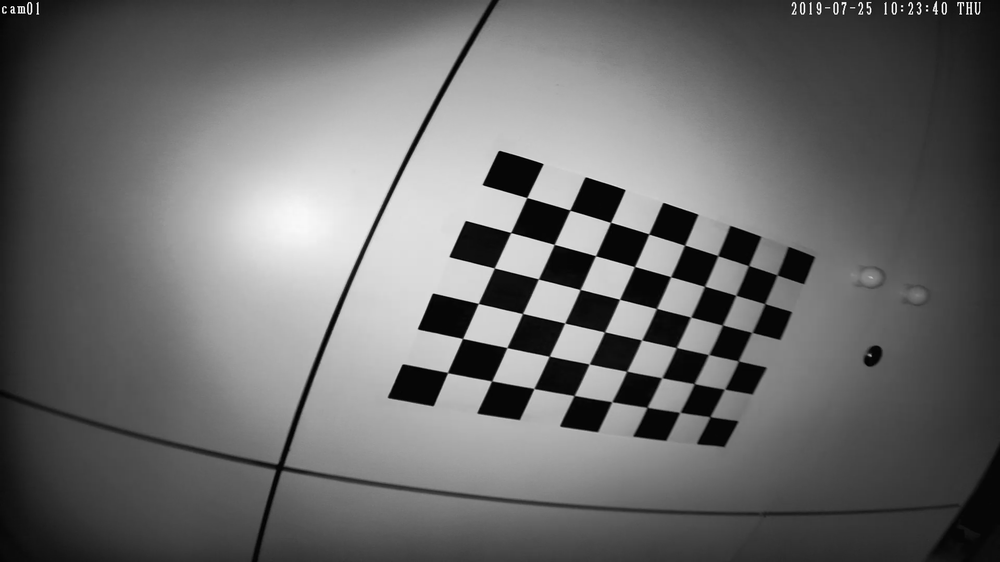
#> input picture images/vlcsnap-2020-02-28-15h21m25s323.png, 1000 x 562 px, shrunk from 1920 x 1080 before the run; its folder holds only this picture in this run
$ python camera_calibration.py
#> lines starting #> are read from the running program, lines starting #| are printed output that depends on the picture; after the words box and inside, x2 and y2 are one past the last pixel; in counts of white or black regions, pixels touching at a corner belong together
#!/usr/bin/env python

import cv2
import numpy as np
import os
import glob

# Defining the dimensions of checkerboard
CHECKERBOARD = (6,8)
criteria = (cv2.TERM_CRITERIA_EPS + cv2.TERM_CRITERIA_MAX_ITER, 30, 0.001)

objpoints = []          # vector that stores vectors of 3D points for each checkerboard image
imgpoints = []          # vector that stores vectors of 2D points for each checkerboard image

# Defining the world coordinates for 3D points
objp = np.zeros((1, CHECKERBOARD[0] * CHECKERBOARD[1], 3), np.float32)
objp[0,:,:2] = np.mgrid[0:CHECKERBOARD[0], 0:CHECKERBOARD[1]].T.reshape(-1, 2)
prev_img_shape = None

images = glob.glob('./images/*.png')    # Directory of checkboard images

for fname in images:
    img = cv2.imread(fname)
#> img is the input picture: shape (562, 1000, 3); min 0, max 255, mean 106
    gray = cv2.cvtColor(img,cv2.COLOR_BGR2GRAY) # convert to grayscale
    # Find the chess board corners
    # If desired number of corners are found in the image then ret = true
    ret, corners = cv2.findChessboardCorners(gray, CHECKERBOARD, cv2.CALIB_CB_ADAPTIVE_THRESH + cv2.CALIB_CB_FAST_CHECK + cv2.CALIB_CB_NORMALIZE_IMAGE)
#> ret = True; corners = 48 rows, first 8: [447.6, 372.5], [462.5, 338.5], [478.3, 303.5], [494.3, 268], [510.7, 232.5], [526.7, 197.6], [491.7, 380.9], [507, 347.5]

    if ret == True:
        objpoints.append(objp)
        # refining pixel coordinates for given 2d points.
        corners2 = cv2.cornerSubPix(gray, corners, (11,11),(-1,-1), criteria)
#> corners2 = 48 rows, first 8: [447.5, 372.5], [462.5, 338.4], [478.3, 303.4], [494.3, 267.9], [510.7, 232.5], [526.8, 197.5], [491.7, 380.9], [506.9, 347.6]
        imgpoints.append(corners2)
        # Draw and display the corners
        img = cv2.drawChessboardCorners(img, CHECKERBOARD, corners2, ret)
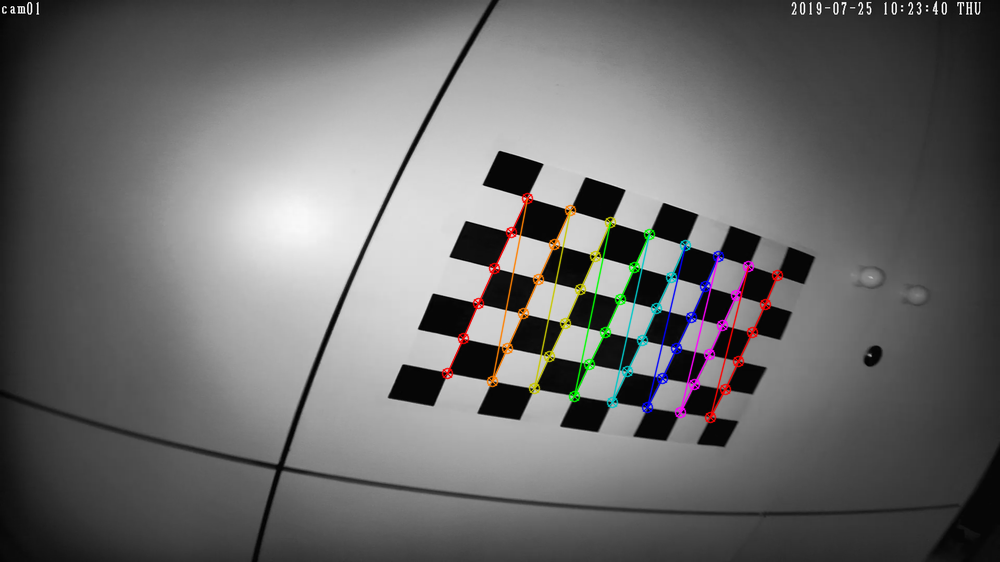
#> img: shape (562, 1000, 3); 2.02% of pixels changed, all inside (x1, y1, x2, y2) = (441, 192, 784, 424)

    #cv2.imshow('img',img)
    #cv2.waitKey(0)

cv2.destroyAllWindows()
h,w = img.shape[:2]
#> h = 562; w = 1000

ret, mtx, dist, rvecs, tvecs = cv2.calibrateCamera(objpoints, imgpoints, gray.shape[::-1], None, None)
#> ret = 0.0841; mtx = [[691.2, 0, 542], [0, 521.1, 269.6], [0, 0, 1]]; dist = [[-0.437, 0.938, 0.00673, -0.00505, -3.05]]; rvecs = ([0.33, -0.22, -1.23],); tvecs = ([-1.93, 2.79, 13.89],)
fname = 'calibr_parameters.npz'
np.savez(fname, mtx=mtx, dist=dist)

$ run again, on images/vlcsnap-2020-02-28-15h21m54s946.png
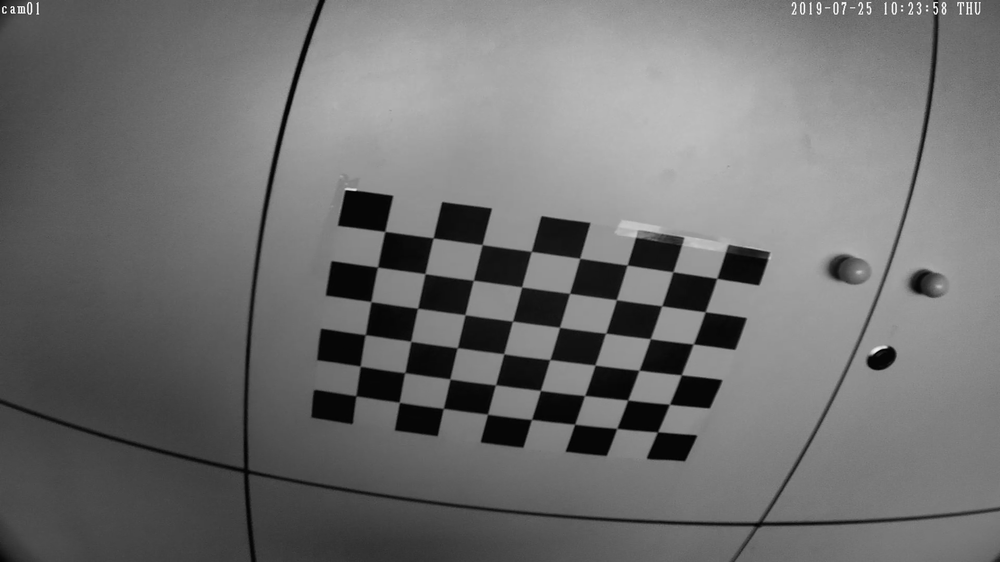
#> input picture images/vlcsnap-2020-02-28-15h21m54s946.png, 1000 x 562 px, shrunk from 1920 x 1080 before the run
#> img is the input picture: shape (562, 1000, 3); min 0, max 255, mean 111.1
#> `ret, corners = cv2.findChessboardCorners(gray, CHECKERBOARD, cv2.CALIB..`: ret = True; corners = 48 rows, first 8: [355.7, 395.8], [360.3, 366.3], [365.4, 334.8], [370.7, 301.7], [377.5, 267], [384.8, 231.5], [399.2, 402.5], [404.6, 372.5]
#> corners2 = 48 rows, first 8: [355.9, 395.8], [360.2, 366.1], [365.2, 334.6], [370.9, 301.5], [377.5, 267.1], [384.8, 231.4], [399.3, 402.3], [404.7, 372.7]
#> `img = cv2.drawChessboardCorners(img, CHECKERBOARD, corners2, ret)`:
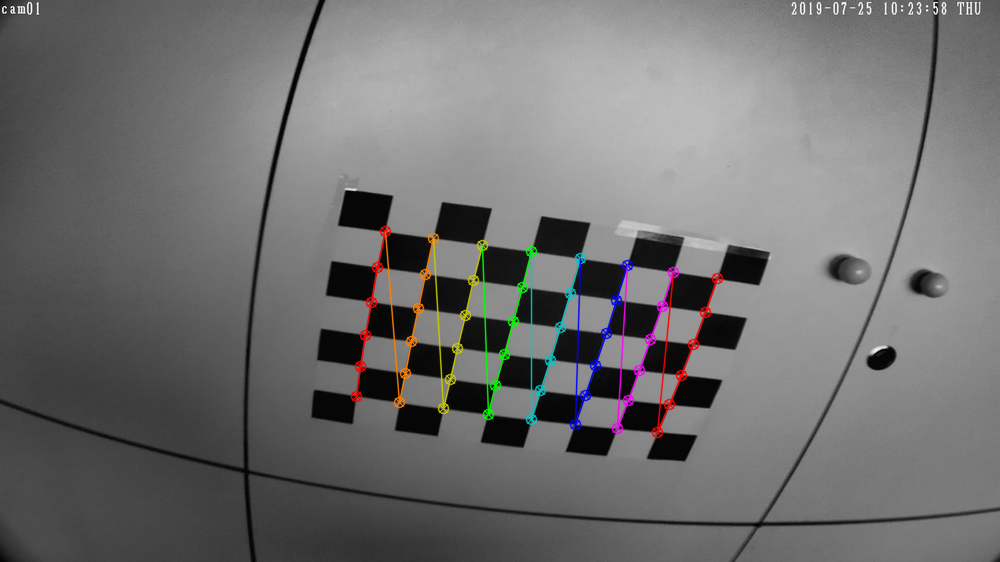
#> img: shape (562, 1000, 3); 2.03% of pixels changed, all inside (x1, y1, x2, y2) = (350, 225, 724, 439)
#> `ret, mtx, dist, rvecs, tvecs = cv2.calibrateCamera(objpoints, imgpoint..`: ret = 0.0702; mtx = [[424.8, 0, 512.9], [0, 315, 253.1], [0, 0, 1]]; dist = [[-0.163, 0.0933, 0.0122, 0.00227, -0.0984]]; rvecs = ([0.132, 0.0906, -1.38],); tvecs = ([-3.52, 4.26, 9.1],)

$ run again, on images/vlcsnap-2020-02-28-15h22m02s013.png
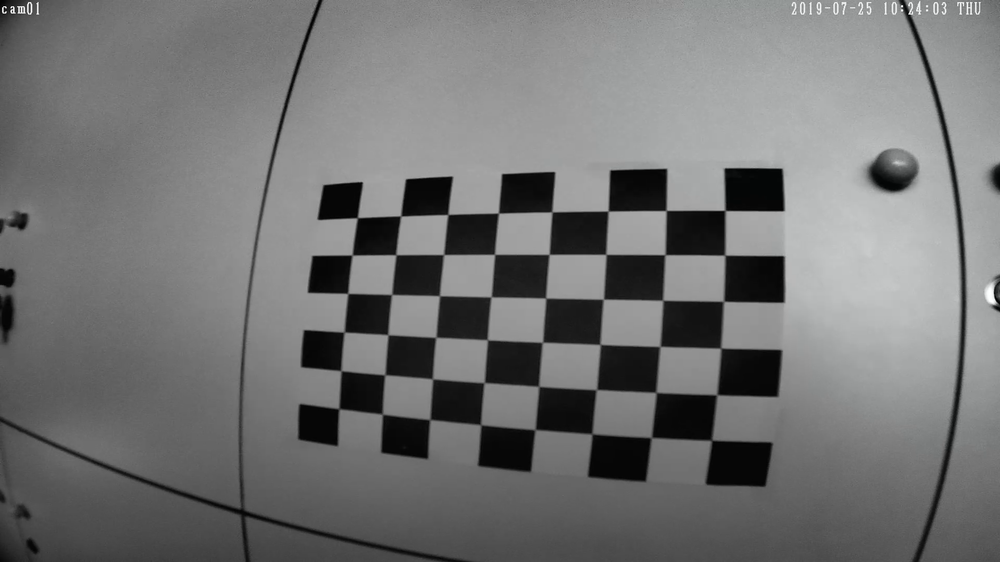
#> input picture images/vlcsnap-2020-02-28-15h22m02s013.png, 1000 x 562 px, shrunk from 1920 x 1080 before the run
#> img is the input picture: shape (562, 1000, 3); mean B, G, R 115.4, 115.4, 114.9
#> `ret, corners = cv2.findChessboardCorners(gray, CHECKERBOARD, cv2.CALIB..`: ret = True; corners = 48 rows, first 8: [725, 210.4], [725, 255], [723.9, 301.5], [720.7, 348], [717, 395], [710.6, 441.3], [666, 210.5], [665, 254.7]
#> corners2 = 48 rows, first 8: [725, 210.4], [724.9, 255.2], [723.5, 301.3], [720.8, 348.1], [716.7, 394.7], [711.6, 440.2], [666.1, 210.5], [665, 254.7]
#> `img = cv2.drawChessboardCorners(img, CHECKERBOARD, corners2, ret)`:
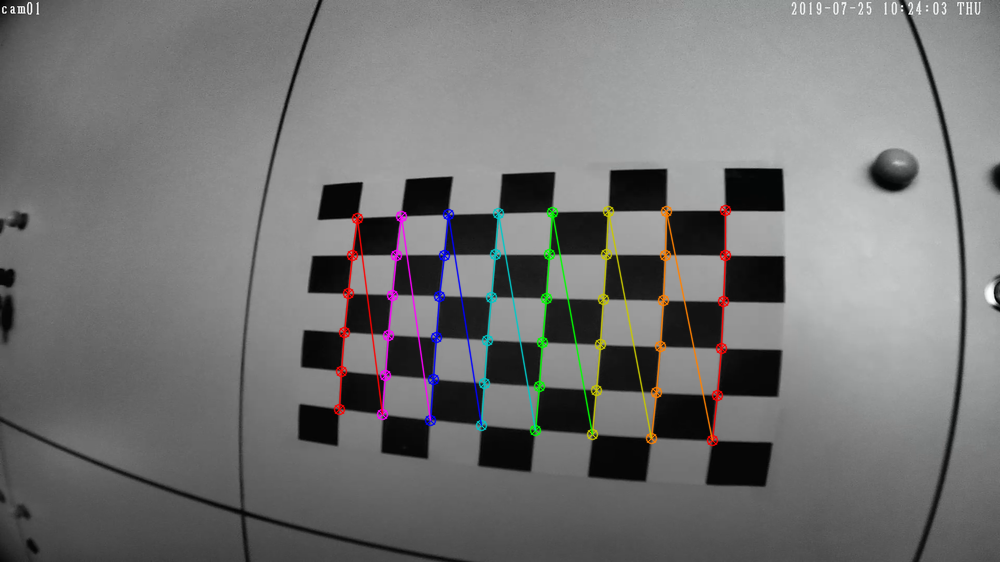
#> img: shape (562, 1000, 3); 2.43% of pixels changed, all inside (x1, y1, x2, y2) = (333, 204, 732, 447)
#> `ret, mtx, dist, rvecs, tvecs = cv2.calibrateCamera(objpoints, imgpoint..`: ret = 0.087; mtx = [[732.5, 0, 502.2], [0, 550.8, 282], [0, 0, 1]]; dist = [[-0.463, 0.508, 0.00038, 0.00839, -0.806]]; rvecs = ([0.188, 0.388, 1.59],); tvecs = ([3.66, -1.57, 11.55],)

$ run again, on images/vlcsnap-2020-02-28-15h22m09s635.png
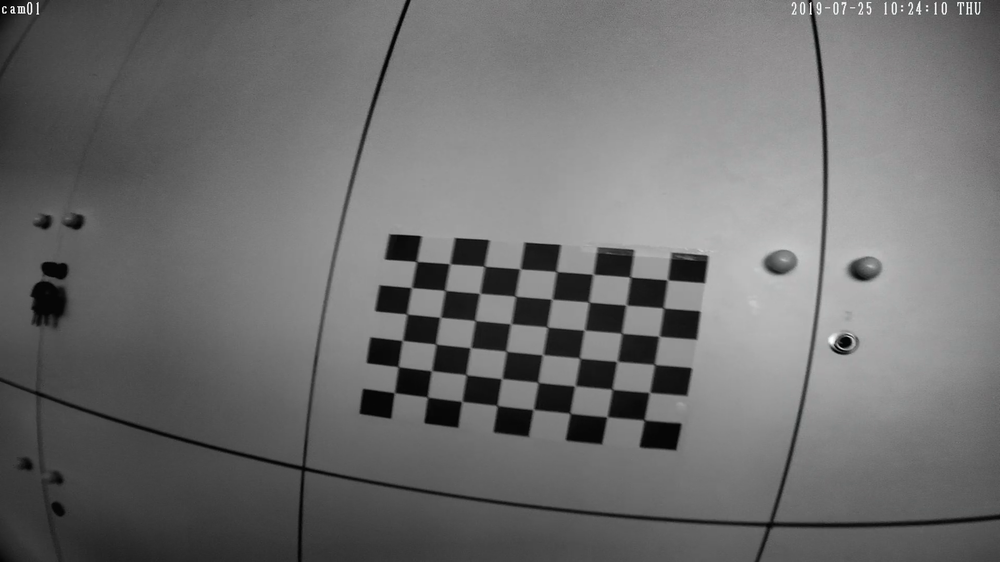
#> input picture images/vlcsnap-2020-02-28-15h22m09s635.png, 1000 x 562 px, shrunk from 1920 x 1080 before the run
#> img is the input picture: shape (562, 1000, 3); mean B, G, R 109.8, 109.7, 109.8
#> `ret, corners = cv2.findChessboardCorners(gray, CHECKERBOARD, cv2.CALIB..`: ret = True; corners = 48 rows, first 8: [394.3, 392.6], [398.2, 366.6], [402.1, 340.2], [406.6, 314.5], [411.5, 287.5], [416.3, 261.6], [427.1, 397.4], [431.5, 370.7]
#> corners2 = 48 rows, first 8: [394.3, 392.6], [398.2, 366.6], [402.3, 340.4], [406.9, 314], [411.4, 287.5], [416.5, 261.4], [427.5, 397], [431.5, 370.7]
#> `img = cv2.drawChessboardCorners(img, CHECKERBOARD, corners2, ret)`:
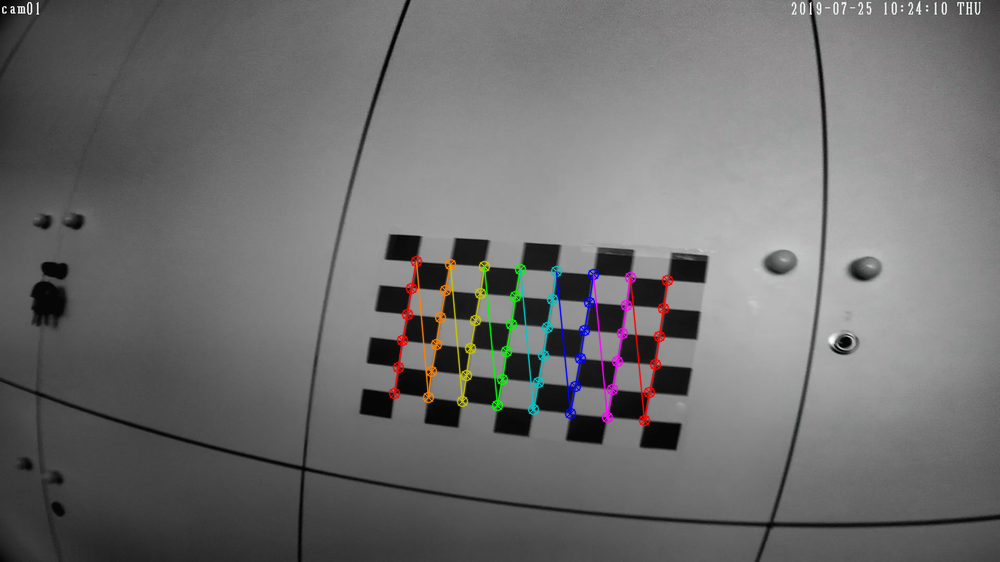
#> img: shape (562, 1000, 3); 1.81% of pixels changed, all inside (x1, y1, x2, y2) = (388, 255, 674, 427)
#> `ret, mtx, dist, rvecs, tvecs = cv2.calibrateCamera(objpoints, imgpoint..`: ret = 0.172; mtx = [[1531, 0, 479.3], [0, 1123.1, 252.8], [0, 0, 1]]; dist = [[-2.36, 19, 0.0903, 0.0898, -305.4]]; rvecs = ([-0.365, 0.124, -1.44],); tvecs = ([-2.42, 5.23, 41.27],)

$ run again, on images/vlcsnap-2020-02-28-15h21m33s202.png
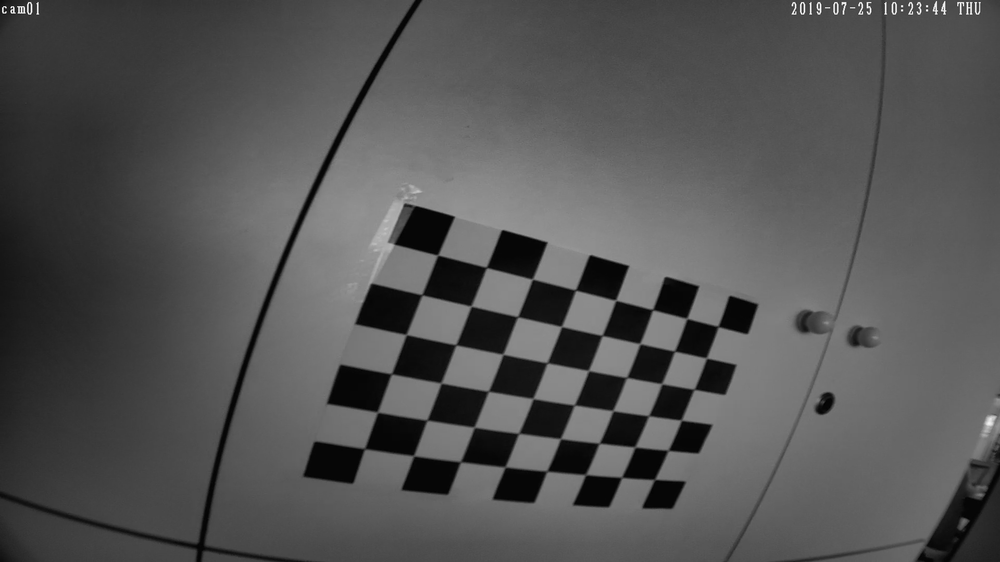
#> input picture images/vlcsnap-2020-02-28-15h21m33s202.png, 1000 x 562 px, shrunk from 1920 x 1080 before the run
#> img is the input picture: shape (562, 1000, 3); min 0, max 255, mean 83.4
#> `ret, corners = cv2.findChessboardCorners(gray, CHECKERBOARD, cv2.CALIB..`: ret = True; corners = 48 rows, first 8: [372, 444], [377.4, 412.2], [391.5, 373.9], [406.4, 334.6], [422.1, 294.7], [437.6, 254.9], [409, 450], [427, 420]
#> corners2 = 48 rows, first 8: [364.5, 448.6], [377.5, 412.1], [391.3, 373.9], [406.2, 334.5], [421.8, 294.8], [437.6, 255.1], [413.6, 455.7], [426.8, 420.1]
#> `img = cv2.drawChessboardCorners(img, CHECKERBOARD, corners2, ret)`:
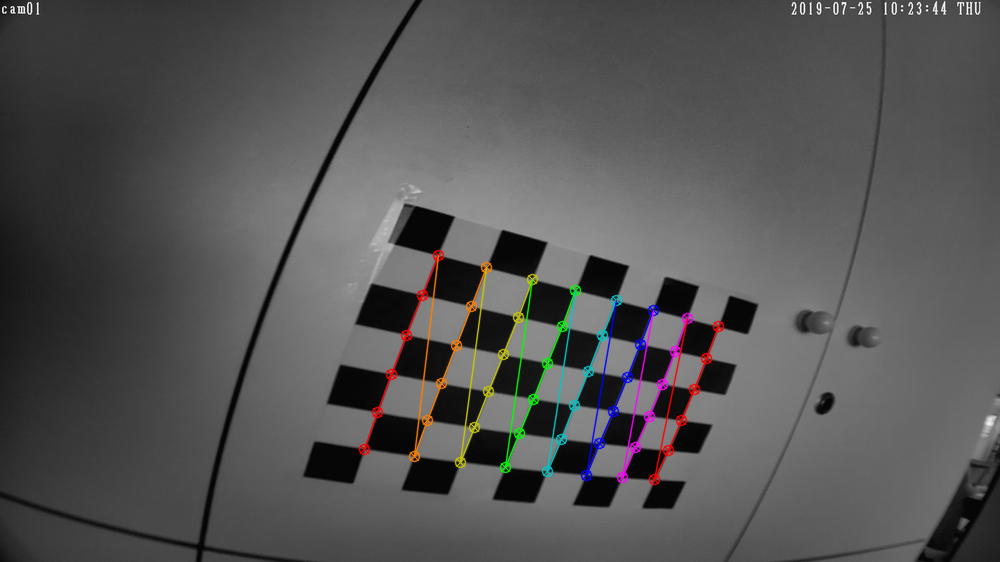
#> img: shape (562, 1000, 3); 2.13% of pixels changed, all inside (x1, y1, x2, y2) = (358, 249, 725, 486)
#> `ret, mtx, dist, rvecs, tvecs = cv2.calibrateCamera(objpoints, imgpoint..`: ret = 0.105; mtx = [[260.7, 0, 452.9], [0, 205.1, 261.7], [0, 0, 1]]; dist = [[-0.0551, 0.00239, 0.00515, 0.0133, -0.000441]]; rvecs = ([0.128, -0.126, -1.26],); tvecs = ([-1.8, 4.61, 4.8],)
